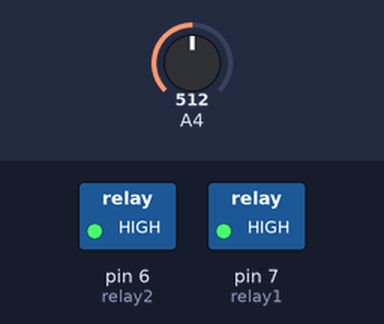
Bench run of a sketch on a simulated Arduino Uno, built with avr-gcc and run on an emulated ATmega328P. Parts: switched loads named in the sketch (green lamp = pin HIGH). Inputs (shaded band) come from the test bench; at power-on: A4 = 512.

Above: at 1.2 s.
1.3 s: A4 set to 488
At 1.7 s:
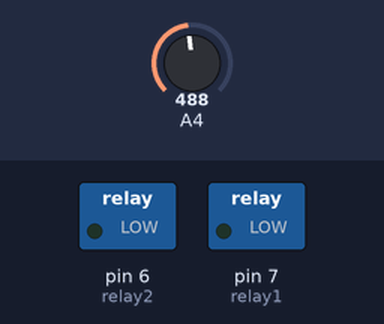
2.8 s: A4 set to 510
At 4.0 s:
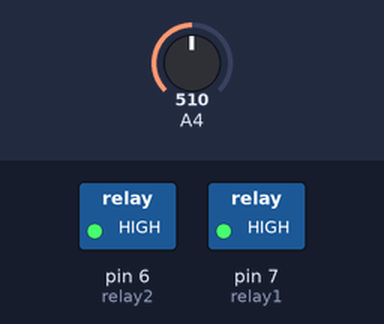
4.3 s: A4 set to 490
At 5.2 s:
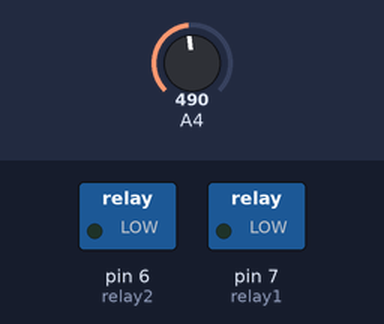
Timing chart, 0 to 7.3 s (numbered marks = the images above; inputs shaded):
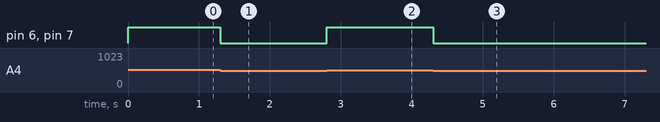

The sketch:

swtich_polarity_by_serial.ino
```cpp
int relay4 = 4;
int relay3 = 5;
int relay2 = 6;
int relay1 = 7;
// NO (normally open)
// NC (normally closed)
// COM (common connection)

// relay1: NC DC+
// relay1: NO DC-
// relay2: NC DC-
// relay2: NO DC+
// COM of relay1: output+
// COM of relay2: output-

// positive polarity
// relay1 and 2 are HIGH
// relay1: NC DC+
// relay2: NC DC-

// negative polarity
// relay1 and 2 are LOW
// relay1: NO DC-
// relay2: NO DC+

// other cases (in cases of error)
// relay1: NC DC+
// relay2: NO DC+
// this is not a short, so no problem

// the setup routine runs once when you press reset:
void setup()  {
    // declare relay1, relay2 to be an output:
    pinMode(relay1, OUTPUT);
    pinMode(relay2, OUTPUT);
    Serial.begin(115200);
}

// the loop routine runs over and over again forever:
void loop()  {
  int prevRelayHL = 0;
  int relayHL = 0;
  while (true) {
    int readValue = analogRead(A4);

    prevRelayHL = relayHL;
    if (readValue > 500) {
      relayHL = 1;
    } else {
      relayHL = 0;
    }
    //Serial.println(readValue);
    //Serial.println(relayHL);
    if (prevRelayHL != relayHL) {
      if (relayHL > 0) { // p (lowercase)
          digitalWrite(relay1, HIGH);
          digitalWrite(relay2, HIGH);
          //Serial.println("polarity set to positive");
      } else { // n (lowercase)
          digitalWrite(relay1, LOW);
          digitalWrite(relay2, LOW);
      }
    }
  }

}
```

Measured:
- the behaviour switches between 501 and 500 on A4 (found by bisection; images 0 and 1)
- after the input at 1.3 s, pin 6 (relay2), pin 7 (relay1): HIGH → LOW at once
- after the input at 2.8 s, pin 6 (relay2), pin 7 (relay1): LOW → HIGH at once
- after the input at 4.3 s, pin 6 (relay2), pin 7 (relay1): HIGH → LOW at once
